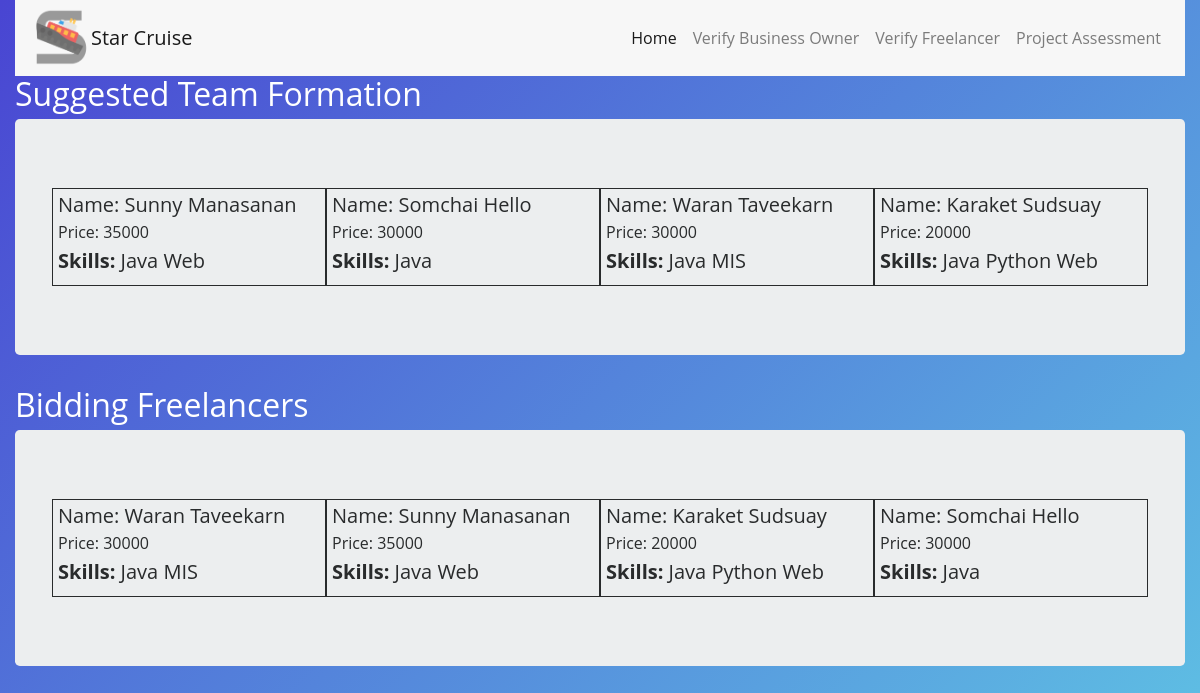
Screenshot of /qreview.php?id=7 with the database file from the repository.
### tables this page shows
CREATE TABLE `bidding` (
  `Freelance_ID` int(11) NOT NULL,
  `Product_ID` int(11) NOT NULL,
  `Bid` int(11) NOT NULL,
  `Comment` varchar(500) DEFAULT NULL
);

CREATE TABLE `freelancer` (
  `Freelance_ID` int(11) NOT NULL,
  `Freelance_FName` varchar(50) NOT NULL,
  `Freelance_LName` varchar(50) NOT NULL,
  `Freelance_JobExperience` int(11) NOT NULL,
  `Freelance_ContactNumber` varchar(50) DEFAULT NULL,
  `Freelance_Email` varchar(50) DEFAULT NULL,
  `Freelance_Premium` tinyint(1) DEFAULT '0',
  `Freelance_Username` varchar(50) NOT NULL,
  `Freelance_Password` varchar(50) NOT NULL,
  `Freelance_DateRegistered` date DEFAULT '2018-03-25',
  `Freelance_Rating` int(11) NOT NULL DEFAULT '3',
  `Freelance_NumViews` int(11) NOT NULL DEFAULT '0',
  `Freelance_Approval` tinyint(1) NOT NULL DEFAULT '0'
);

CREATE TABLE `skill` (
  `Skill_ID` int(11) NOT NULL,
  `Skill_Name` varchar(50) NOT NULL,
  `Skill_Description` varchar(100) DEFAULT NULL
);

### qreview.php (the view, shortened to what this page needs)
<!DOCTYPE html>
<?php $ID = $_GET['id']; ?>
<html lang="en">
<head>
	<link href="css/bootstrap.min.css" rel="stylesheet">
	<link href="css/style.css" rel="stylesheet">
	<link href="css/hwhite.css" rel="stylesheet">
	<link href="css/divtable.css" rel="stylesheet">
</head>
<div class="container-fluid">
	<div class="row">
		<div class="col-md-12">
			<?php include_once("navbar-admin.php");?>
			<h2>
				Suggested Team Formation
			</h2>
			<div class="jumbotron">
				<div class="div-table" style="width:100%; margin:auto; border: 0px solid; padding:0px;">
					<div class="div-table-row">
						<?php
						$preview = $con->query("SELECT * FROM freelancer, bidding WHERE freelancer.Freelance_ID = bidding.Freelance_ID AND bidding.Product_ID =  $ID ORDER BY bidding.Bid DESC LIMIT 4;");
						if ($preview->num_rows > 0){
							while($row = $preview->fetch_assoc()) {
								echo "<div class='div-table-col' style='border:1px solid; width:25%; padding:5px; margin-right:0%;'>";
								echo "<h5>Name: ".$row['Freelance_FName']." ".$row['Freelance_LName']."</h5>";
								echo "<h6>Price: ".$row['Bid']."</h6>";
								echo "<h5><b>Skills: </b>";
								$select = $con->query("SELECT Skill_Name FROM skill, freelancer, freelancer_skill WHERE freelancer.Freelance_ID = ".$row['Freelance_ID']." AND freelancer.Freelance_ID = freelancer_skill.Freelance_ID AND skill.Skill_ID = freelancer_skill.Skill_ID ;");
								while($skill = $select->fetch_assoc()){
								echo $skill['Skill_Name']." ";
								}
								echo "</div>";
							}
						}
						?>
					</div>
				</div>
			</div>
			<h2>
				Bidding Freelancers
			</h2>
			<div class="jumbotron">
				<div class="div-table" style="width:100%; margin:auto; border: 0px solid; padding:0px;">
					<div class="div-table-row">
						<?php
						$preview = $con->query("SELECT * FROM freelancer, bidding WHERE freelancer.Freelance_ID = bidding.Freelance_ID AND bidding.Product_ID =  $ID;");
						if ($preview->num_rows > 0){
							while($row = $preview->fetch_assoc()) {
								echo "<div class='div-table-col' style='border:1px solid; width:25%; padding:5px; margin-right:0%;'>";
								echo "<h5>Name: ".$row['Freelance_FName']." ".$row['Freelance_LName']."</h5>";
								echo "<h6>Price: ".$row['Bid']."</h6>";
								echo "<h5><b>Skills: </b>";
								$select = $con->query("SELECT Skill_Name FROM skill, freelancer, freelancer_skill WHERE freelancer.Freelance_ID = ".$row['Freelance_ID']." AND freelancer.Freelance_ID = freelancer_skill.Freelance_ID AND skill.Skill_ID = freelancer_skill.Skill_ID ;");
								while($skill = $select->fetch_assoc()){
								echo $skill['Skill_Name']." ";
								}
								echo "</div>";
							}
						}
						?>
					</div>
				</div>
			</div>
		</div>
		</body>
</html>

### css/style.css (style rules this page uses)
html { font-family: 'Open Sans', Helvetica, Arial, sans-serif;; line-height: 1.15; -ms-text-size-adjust: 100%; -webkit-text-size-adjust: 100%; height: 100%; }

### css/hwhite.css (style rules this page uses)
h1, h2, h3, .h1, .h2, .h3, label { color: white !important; }

### css/divtable.css (style rules this page uses)
.div-table { display: table; width: auto; border: 3px solid #666666; border-spacing: 5px; }
.div-table-row { display: table-row; width: auto; clear: both; }
.div-table-col { float: left; display: table-column; width: 10em; }

### rows the page displays
bidding: Freelance_ID.Freelance_FName "Sunny", Freelance_ID.Freelance_LName "Manasanan", Bid "35000"
skill: Skill_Name "Java"
skill: Skill_Name "Web"
bidding: Freelance_ID.Freelance_FName "Somchai", Freelance_ID.Freelance_LName "Hello", Bid "30000"
bidding: Freelance_ID.Freelance_FName "Waran", Freelance_ID.Freelance_LName "Taveekarn", Bid "30000"
skill: Skill_Name "MIS"
bidding: Freelance_ID.Freelance_FName "Karaket", Freelance_ID.Freelance_LName "Sudsuay", Bid "20000"
skill: Skill_Name "Python"
